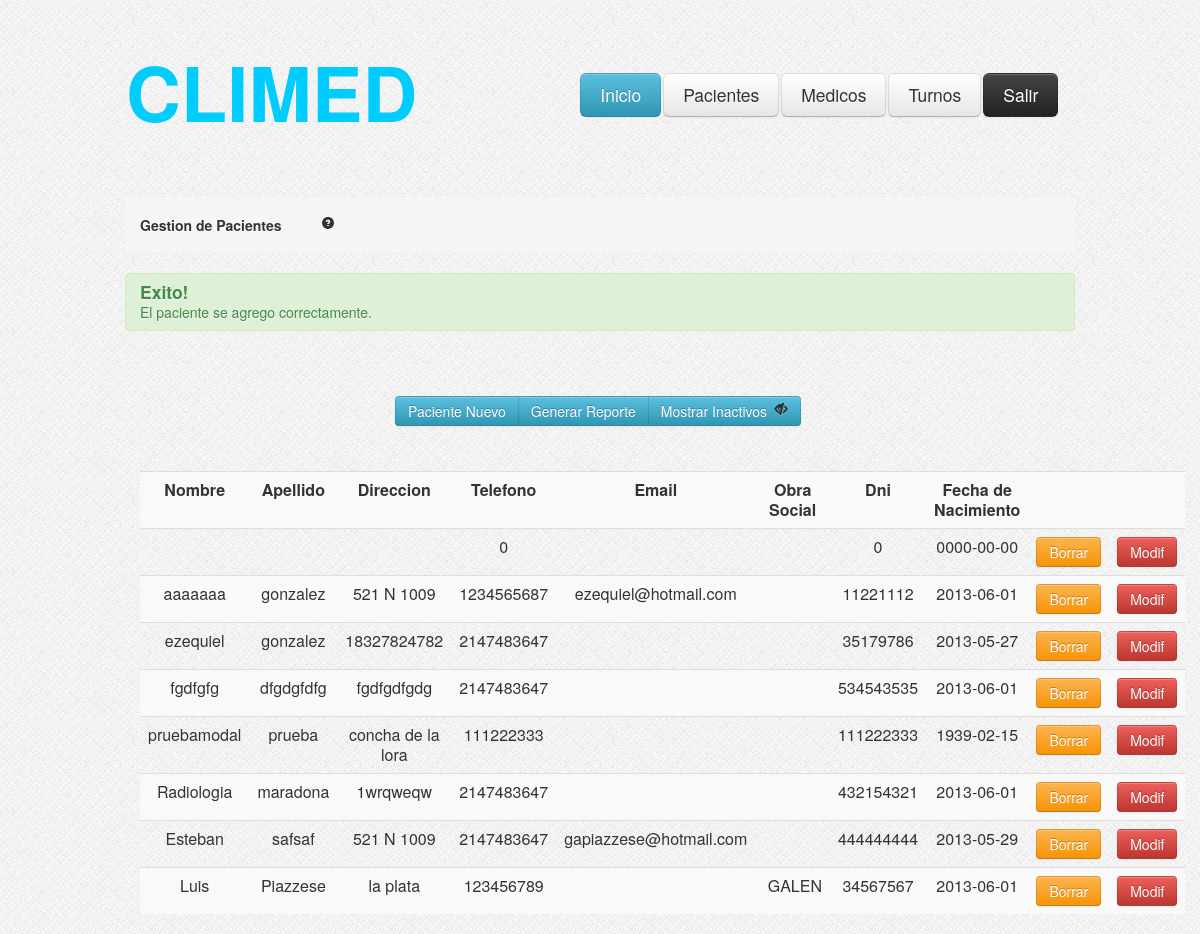
The app's page /GestionPacientes.php?Correcto=1, older data.
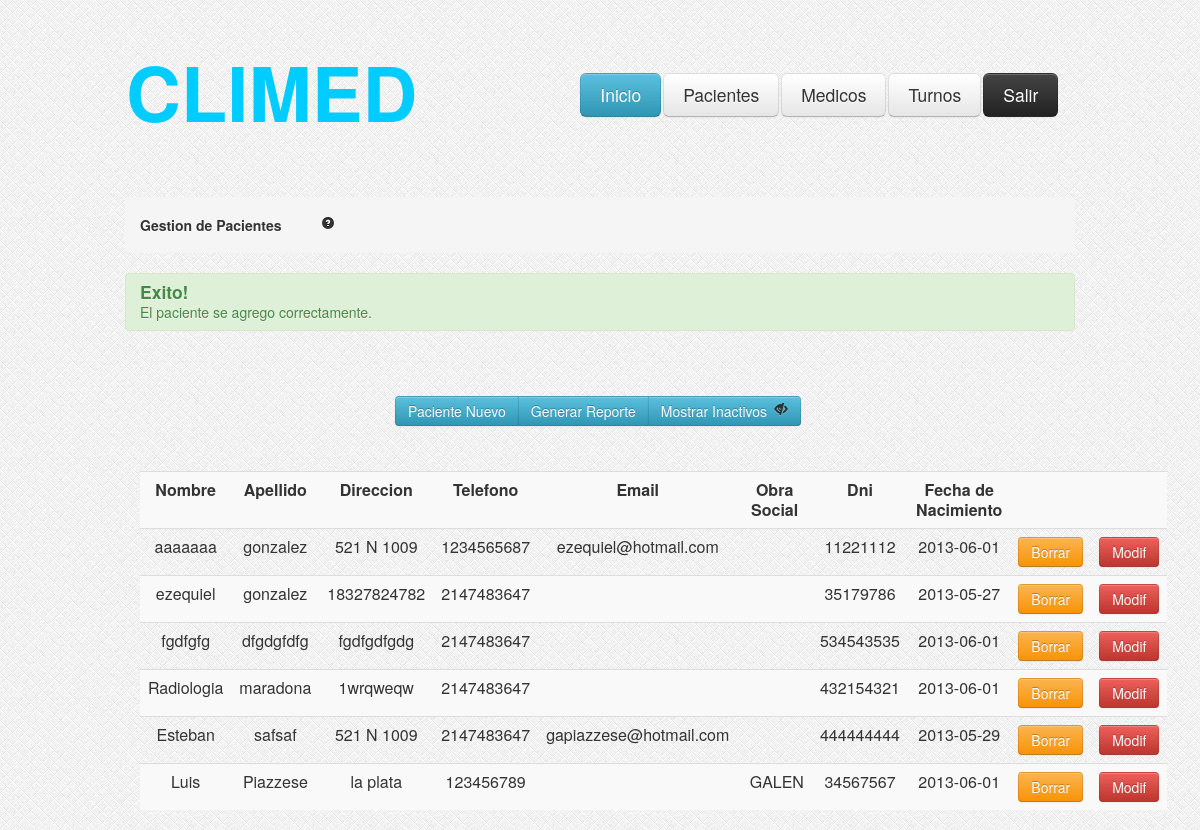
The same page, newer data.
### tables this page shows
CREATE TABLE IF NOT EXISTS `pacientes` (
  `idpaciente` int(11) NOT NULL AUTO_INCREMENT,
  `dni` int(11) NOT NULL,
  `apellido` varchar(100) NOT NULL,
  `nombre` varchar(100) NOT NULL,
  `email` varchar(100) DEFAULT NULL,
  `telefono` int(11) NOT NULL,
  `fechaNac` date NOT NULL,
  `direccion` varchar(255) NOT NULL,
  `activo` tinyint(4) NOT NULL DEFAULT '1',
  PRIMARY KEY (`idpaciente`)
);

CREATE TABLE IF NOT EXISTS `obrasociales` (
  `idobra` int(11) NOT NULL AUTO_INCREMENT,
  `nombre` varchar(200) NOT NULL,
  `activo` tinyint(1) NOT NULL DEFAULT '1',
  PRIMARY KEY (`idobra`)
);

### GestionPacientes.php (the view, shortened to what this page needs)
<?php
	if (!isset($_GET['ojito'])) {
		$ojito=1;
	} else {
		$ojito=$_GET['ojito'];
	}
	$consulta = "SELECT * FROM pacientes WHERE pacientes.activo = ".$ojito." OR 0 = ".$ojito." ";
    $resultado = mysql_query($consulta);
?>
<head>
<link rel="stylesheet" type="text/css" href="css/estilo.css"/>
<link rel="stylesheet" type="text/css" href="css/bootstrap.css"/>
<link rel="stylesheet" type="text/css" href="css/bootstrap-responsive.css"/>
</head>
<body style="background-image:url('images/bg.png')">
	<?php include_once('header.php'); ?>
	<div class="encapsulador">
		<div class="contenedor">
			<ul class="breadcrumb">
				<li>
					<h5>Gestion de Pacientes<a href="#" style="margin-left: 40px;"><i class="icon-question-sign"></i></a></h5>
				</li>
			</ul>
			<?php
				if(isset($_GET['Correcto'])){
					if($_GET['Correcto'] == 1){
						echo"<div class='alert alert-success'>
							<h4>Exito!</h4>
							El paciente se agrego correctamente.
							</div>";
					}
				}
			?>
			<div class="btn-group" style="margin-top: 45px; margin-left: 270;">
			        <button class="btn btn-info" type="button" onclick="location.href='AltaPacientes.php'">Paciente Nuevo</button>
                    <button class="btn btn-info" type="button">Generar Reporte</button>
				    <button class="btn btn-info" type="button"
					<?php	if($ojito == 1){ ?>
								onclick="location.href='GestionPacientes.php?ojito=0'"> Mostrar Inactivos <i class="icon-eye-close" style="margin-left: 3px;"></i>
					<?php	} else { ?>
								onclick="location.href='GestionPacientes.php?ojito=1'"> Ocultar Inactivos <i class="icon-eye-open" style="margin-left: 3px;"></i>
					<?php	} ?>
					</button>
			</div>
			<div id="tabla-gestion-pacientes">
				<table class="table table-striped">
					<tr>
						<td><b>Nombre</b></td>
						<td><b>Apellido</b></td>
						<td><b>Direccion</b></td>
						<td><b>Telefono</b></td>
						<td><b>Email</b></td>
						<td><b>Obra Social</b></td>
						<td><b>Dni</b></td>
						<td><b>Fecha de Nacimiento</b></td>
						<td></td>
						<td></td>
					</tr>
					<?php
				while ($valor = mysql_fetch_array($resultado))
				{
				?>
					<tr>
						<td><?php echo $valor["nombre"]; ?></td>
						<td><?php echo $valor["apellido"]; ?></td>
						<td><?php echo $valor["direccion"]; ?></td>
						<td><?php echo $valor["telefono"]; ?></td>
						<td><?php echo $valor["email"]; ?></td>
						<td><?php
						$query= "SELECT  o.nombre as nombreobra
								 FROM pac_obrasocial as po
	                             INNER join obrasociales as o ON o.idobra= po.idobra
								 INNER join pacientes as p ON p.idpaciente = po.idpaciente
								 where po.idpaciente ='" .$valor["idpaciente"]. "'";
						$res = mysql_query($query);
						while ($obra=mysql_fetch_array($res)) {
							echo "&nbsp;".$obra["nombreobra"]."";
						}
						?>
						</td>
						<td><?php echo $valor["dni"]; ?></td>
						<td><?php echo $valor["fechaNac"]; ?></td>
						<?php
								$idpaciente = $valor['idpaciente'];
								if( $valor["activo"] == 1 ){
						?>
									<td><a data-toggle="modal" role="button" href="#borrar<?php echo $idpaciente; ?>" class="btn btn-warning">Borrar</a></td>
						<?php	}else{ ?>
									<td><button class="btn btn-success" type="button" onclick="location.href='HabilitarPaciente.php?idpaciente=<?php echo $idpaciente; ?> '">Habilitar</button></td>
						<?php	}
								$idpaciente = $valor['idpaciente'];
						?>
						<td><button class="btn btn-danger" onclick="location.href='CargaPaciente.php?idpaciente=<?php echo $idpaciente; ?> '" type="button">Modif</button> </td>
					</tr>
				<?php
				}
				?>
				</table>
			</div>
		</div>
	</div>
</body>
</html>

### header.php (shortened to what this page needs)
<div class="header">
<table style="margin-top: 40px; ">
	<tr>
	<td>
		<h3 style="font-size: 76px;margin-top: 30px; color: #00CCFF;">CLIMED</h3>
	</td>
	<td>
		<div class="menu">
			<table>
				<tr>
					<td><a href="index.php"><button class="btn btn-large btn-info" type="button">Inicio</button></a></td>
					<td><a href="GestionPacientes.php"><button class="btn btn-large" type="button">Pacientes</button></a></td>
					<td><a href="GestionMedicos.php"><button class="btn btn-large" type="button">Medicos</button></a></td>
					<td><a href="GestionTurnos.php"><button class="btn btn-large" type="button">Turnos</button></a></td>
					<td><a data-toggle="modal" role="button" href="#exit" class="btn btn-inverse btn-large">Salir</a></td>
				</tr>
			</table>
		</div>
	</td>
	</tr>
</table>
</div>

### css/estilo.css (style rules this page uses)
.header { width:950px; height:auto; margin: auto; }
.encapsulador { width:950px; height:auto; margin: auto; }
.menu { margin-top:27px; margin-left:160px; }
.contenedor { margin-top: 75px; }
#tabla-gestion-pacientes { margin-top: 45px; margin-left: 15px; margin-right: 15px; }

Row changes from the older to the newer data that the page shows:
removed pacientes: telefono "0", dni "0", fechaNac "0000-00-00"
no longer on this page (row edited): pacientes: nombre "pruebamodal", apellido "prueba", direccion "concha de la lora", telefono "111222333", dni "111222333", fechaNac "1939-02-15"
